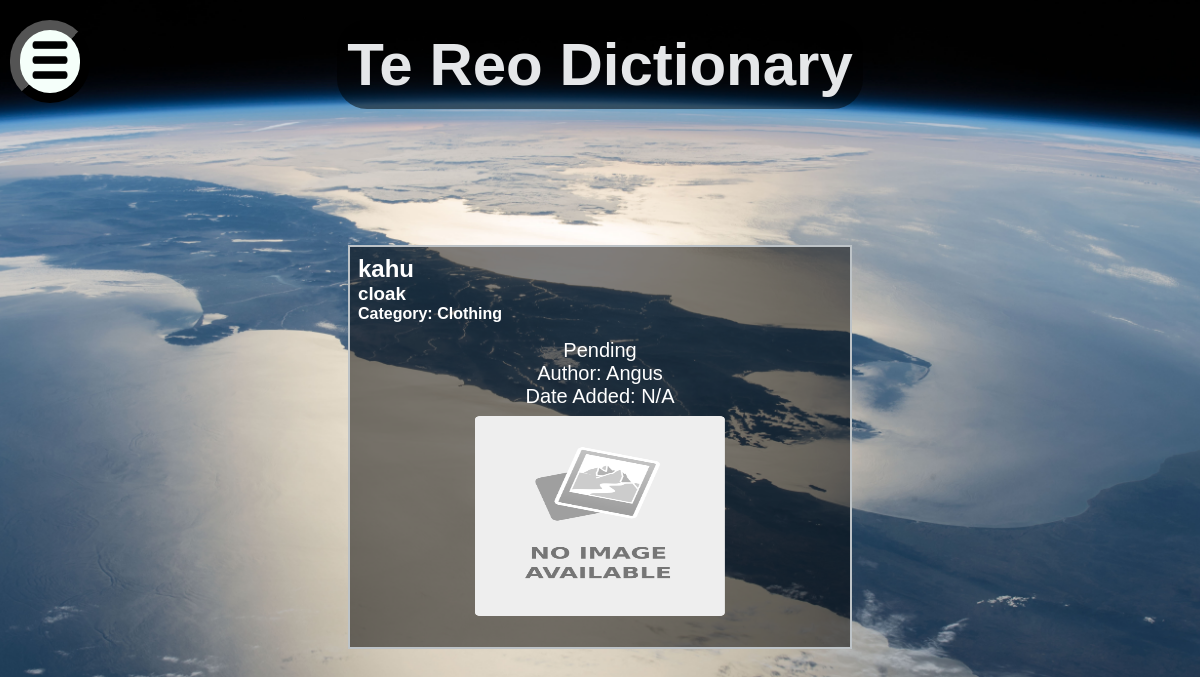
/72, run on an earlier commit of the app's database.
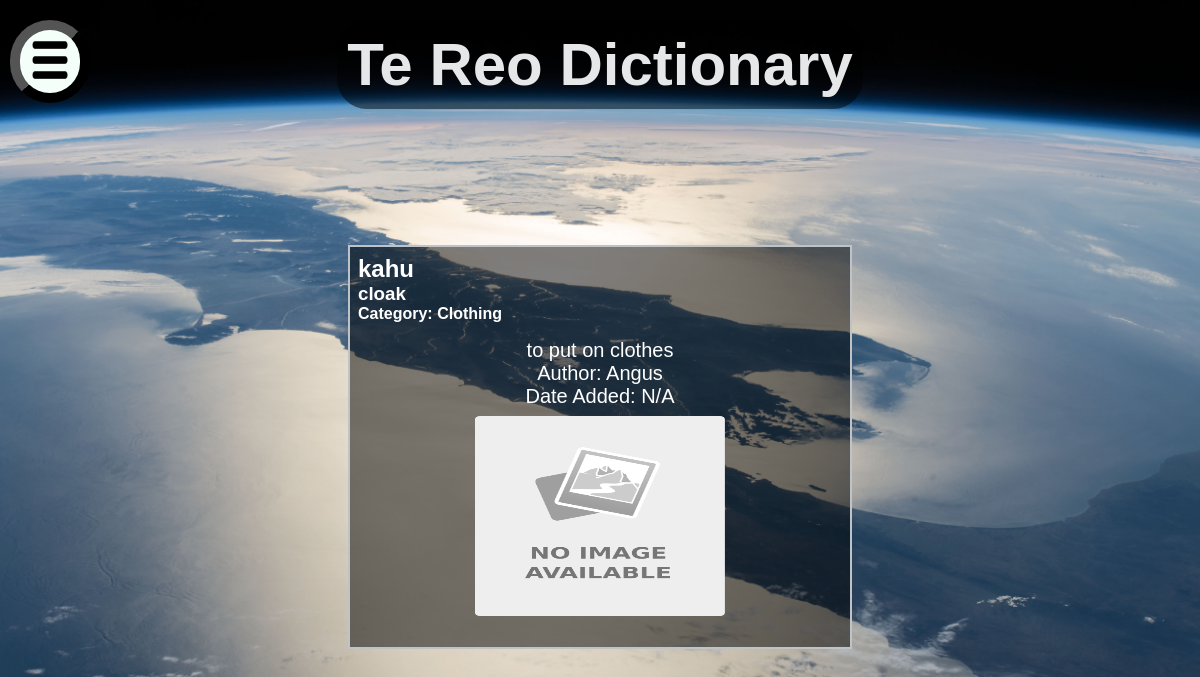
And on a later commit of the database.
### tables this page shows
CREATE TABLE "Dictionary"
(
    id         integer not null
        constraint Dictionary_pk
            primary key autoincrement,
    Maori      varchar(50),
    English    varchar(50),
    Category   integer,
    Definition varchar(150),
    YearLevel  int(2),
    Author     char(50),
    wordImage  varchar(200),
    DateAdded  varchar(12)
);

### app.py (the view)
@app.route('/<id>')
def render_word(id):
    con = create_connection(DATABASE)
    query = "SELECT id, Maori, English, Category, Definition, YearLevel, Author, wordImage, DateAdded FROM Dictionary WHERE id=?"
    cur = con.cursor()
    cur.execute(query, (id,))
    word = cur.fetchall()
    con.close()
    Categories = categories()
    return render_template('word.html', word=word, is_logged_in=is_logged_in(), is_teacher=is_teacher(), categories=Categories)

### app.py (called while the page is built)
def create_connection(db_file):  # This function will create a connection to the database file
    try:
        connection = sqlite3.connect(db_file)
        return (connection)
    except Error as e:
        print(e)
    return None

def is_logged_in():  # this will simply check if there is someone logged in by checking
    if session.get("email") is None:
        print("not logged in")
        return False
    else:
        print("Logged in")
        return True

def is_teacher():  # this function will check if the person logged in to the session is a teacher or not
    if session.get("permissions") == "teacher":
        print('is teacher')
        return True
    else:
        print("is not teacher")
        return False

def categories():
    con = create_connection(DATABASE)
    query = "SELECT Category FROM Categories"
    cur = con.cursor()
    cur.execute(query)
    Categories = cur.fetchall()
    con.close()
    return Categories

### templates/word.html (shortened to what this page needs)
{% extends 'base.html' %}
{% block main %}
    <div class="dictionary">
        {% for word in word %}
            <div class="singularwordbox">
                <div class="word-box-word">
                    <h2>{{ word[1] }}</h2>
                    <h3>{{ word[2] }}</h3>
                    <h4>Category: {{ word[3] }}</h4>
                </div>
                <div class="word-box-definition">
                    <p>{{ word[4] }}</p>
                    <p>Author: {{ word[6] }}</p>
                    <p>Date Added: {{ word[8] }}</p>
                </div>
                {% if word[7] is none %}
                    <img src="/static/images/placeholder.png" class="center">
                {% else %}
                    <img src="/static/images/{{ word[7] }}" class="center">
                {% endif %}
            </div>
        {% endfor %}
    </div>
{% endblock %}

### templates/base.html (shortened to what this page needs)
<!DOCTYPE html>
<html lang="en">
<head>
    <link href="{{ url_for('static', filename='style.css') }}" rel="stylesheet">
</head>
<body>
<div class ="headingbanner">
        <h1 style="padding: 10px; font-family:'Trebuchet MS', sans-serif;">Te Reo Dictionary</h1>
        <button onclick="openNav()" class="NavButton"><img src="/static/images/Hamburger_icon.png" style="width: 40px; height: 60px;"></button>
</div>
<div class="container">
    {% block main %}
    {% endblock %}
</div>
</body>
</html>

### static/style.css (style rules this page uses)
* { font-family: 'Helvetica', 'Arial', sans-serif; padding: 0; margin: 0; }
p { font-family: 'Helvetica', 'Arial', sans-serif; font-size: 20px; font-weight: normal; text-align: center; }
.headingbanner { display: flex; font-weight: bold; font-family: 'Helvetica', 'Arial', sans-serif;; background-color: transparent; position: relative; justify-content: center; margin: 10px; margin-top: 20px; }
body { background-image: url("/static/images/newzealandfromspace.jpg"); background-repeat: no-repeat; background-size: cover; background-position: center; background-attachment: fixed; }
h1 { font-size: 60px; padding: 10px; background-color: rgba(0,0,0,.5); border-radius: 30px; align-items: center; text-align: center; color: #E5E7E9; }
.center { display: block; margin-top: auto; margin-left: auto; margin-right: auto; margin-bottom: auto; width: 50%; height: 50% }
.NavButton { position: absolute; left: 0; border-radius: 100px; width: 80px; border-width: 10px; background-color: mintcream; }
.container { width: 90%; min-height: 63vh; padding: 5%; background: transparent; display: flex; align-items: center; justify-content: center; }
.dictionary { display: flex; flex-wrap: wrap; justify-content: space-evenly; }
.word-box-word { padding: 0.5rem; }
.word-box-definition { padding: 0.5rem; }
.singularwordbox { width: 100%; width: 500px; height: 400px; border: 2px solid rgba(189, 195, 199, 1.0); color: white; margin-bottom: 0.5rem; background-color: rgba(0,0,0,.5); }

What changed in the data, as far as the page shows it:
changed Dictionary "kahu": Definition "Pending" → "to put on clothes"
